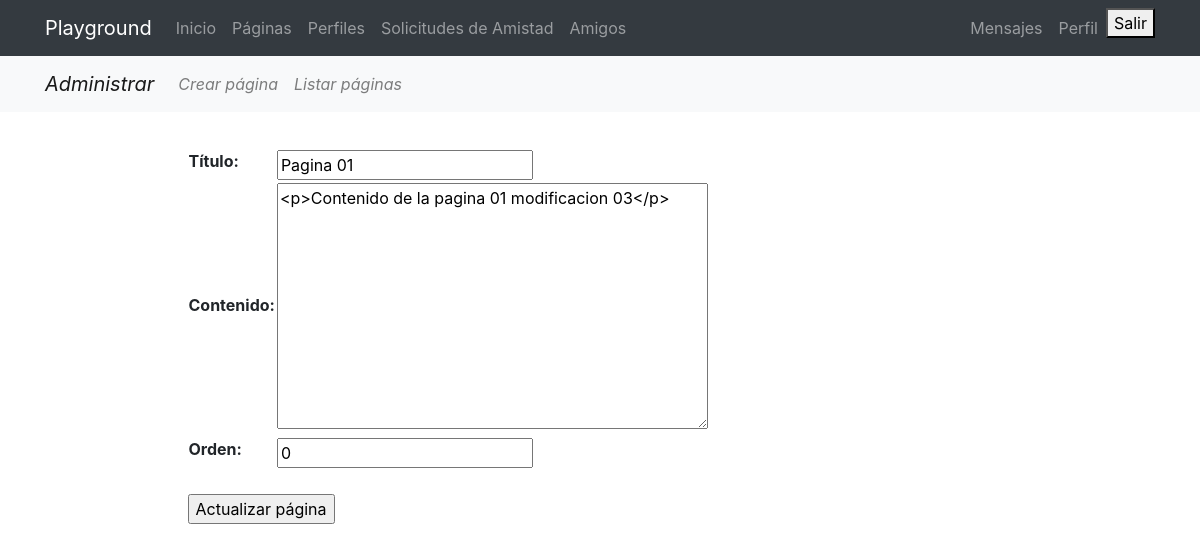
Screenshot of /pages/update/3/ (signed in) with the database file from the repository.
### pages/models.py (models this page shows, shortened)
class Page(models.Model):
    title = models.CharField(verbose_name="Título", max_length=200)
    content = RichTextField(verbose_name="Contenido")
    order = models.SmallIntegerField(verbose_name="Orden", default=0)
    created = models.DateTimeField(auto_now_add=True, verbose_name="Fecha de creación")
    updated = models.DateTimeField(auto_now=True, verbose_name="Fecha de edición")
    class Meta:
        verbose_name = "página"
        verbose_name_plural = "páginas"
        ordering = ['order', 'title']

### pages/views.py (the view, shortened to what this page needs)
# urls.py: path('update/<int:pk>/',PageUpdate.as_view(),name='update'),
@method_decorator(staff_member_required, name='dispatch')
class PageUpdate(UpdateView):
    model = Page
    fields = ['title','content','order']
    template_name_suffix = '_update_form'

### pages/templates/pages/page_update_form.html (shortened to what this page needs)
{% extends 'core/base.html' %}
{% load static %}
{% block content %}
{% include 'pages/includes/pages_menu.html'%}
<main role="main">
  <div class="container">
    <div class="row mt-3">
      <div class="col-md-9 mx-auto">
        <div>
            <form action="" method="post">{% csrf_token %}
                <table>
                    {{ form.as_table }}
                </table>
                <br>
                <input type="submit" value="Actualizar página" />
            </form>
        </div>
      </div>
    </div>
  </div>
</main>
{% endblock %}

### core/static/core/css/main.css (style rules this page uses)
main { padding-top: 20px; }
:root { --jumbotron-padding-y: 3rem; }

### rows the page displays
Page: title "Pagina 01", content "<p>Contenido de la pagina 01 modificacion 03</p>", order "0"
